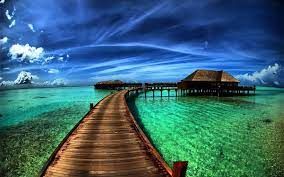
#> input picture samp.jpg, 284 x 177 px
$ python daytonightimage.py
#> lines starting #> are read from the running program, lines starting #| are printed output that depends on the picture
import numpy as np
from imageio import imread,imwrite
import cv2
img=imread('samp.jpg')
#> img is the input picture: shape (177, 284, 3); mean R, G, B 57.5, 103.3, 115.6
a=img*np.array([0.1,0.2,0.5])
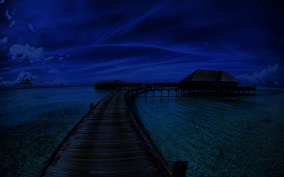
#> a: shape (177, 284, 3) float64; mean R, G, B 5.8, 20.7, 57.8
b=(255*a/a.max()).astype(np.uint8)
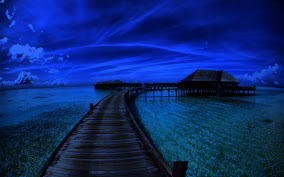
#> b: shape (177, 284, 3); mean R, G, B 11.1, 40.9, 115.6
imwrite('night.jpg', b)
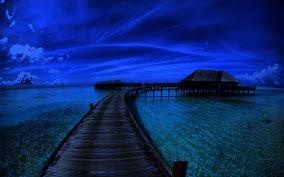
#> saved as night.jpg: shape (177, 284, 3); mean R, G, B 11.5, 40.9, 115.7
img2=cv2.imread('night.jpg')
gamma=2
gamma_img=np.array(255*(img2/255)**gamma,dtype='uint8')
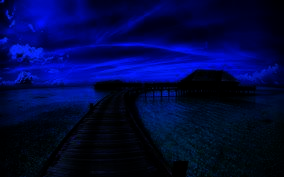
#> gamma_img: shape (177, 284, 3); mean B, G, R 68, 7.9, 0.6
cv2.imwrite('night_final.png',gamma_img)
